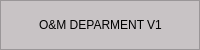
              <widget class="QFrame" name="frame_content2">
               <property name="minimumSize">
                <size>
                 <width>0</width>
                 <height>50</height>
                </size>
               </property>
               <property name="maximumSize">
                <size>
                 <width>16777215</width>
                 <height>50</height>
                </size>
               </property>
               <property name="styleSheet">
                <string notr="true">background-color: rgb(200, 195, 197);</string>
               </property>
               <property name="frameShape">
                <enum>QFrame::StyledPanel</enum>
               </property>
               <property name="frameShadow">
                <enum>QFrame::Raised</enum>
               </property>
               <layout class="QHBoxLayout" name="horizontalLayout_29">
                <item>
                 <widget class="QLabel" name="label_license">
                  <property name="maximumSize">
                   <size>
                    <width>150</width>
                    <height>16777215</height>
                   </size>
                  </property>
                  <property name="text">
                   <string/>
                  </property>
                 </widget>
                </item>
                <item>
                 <widget class="QLabel" name="label">
                  <property name="layoutDirection">
                   <enum>Qt::RightToLeft</enum>
                  </property>
                  <property name="styleSheet">
                   <string notr="true">font: 8pt &quot;MS Shell Dlg 2&quot;;</string>
                  </property>
                  <property name="text">
                   <string>O&amp;M DEPARMENT V1</string>
                  </property>
                  <property name="scaledContents">
                   <bool>true</bool>
                  </property>
                  <property name="alignment">
                   <set>Qt::AlignCenter</set>
                  </property>
                 </widget>
                </item>
                <item>
                 <widget class="QLabel" name="label_annouce">
                  <property name="maximumSize">
                   <size>
                    <width>150</width>
                    <height>16777215</height>
                   </size>
                  </property>
                  <property name="text">
                   <string/>
                  </property>
                 </widget>
                </item>
               </layout>
              </widget>
